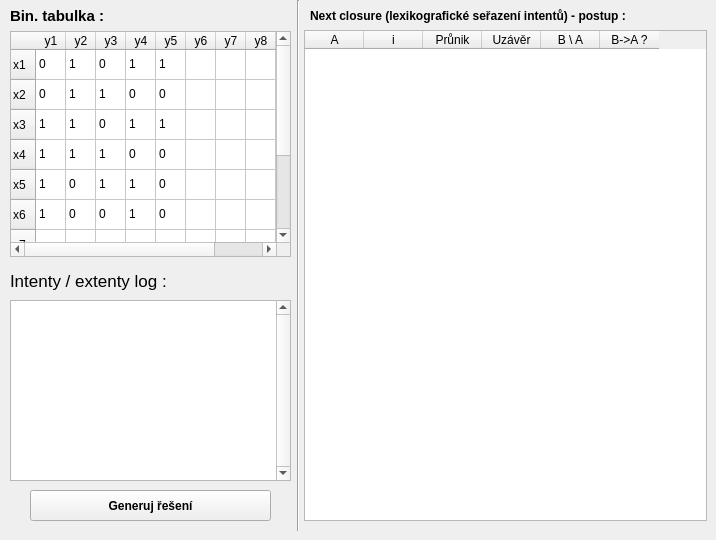
    <widget class="QWidget" name="tab_7">
     <attribute name="title">
      <string>Form. koncept. analýza</string>
     </attribute>
     <widget class="CustomTableWidget" name="binTableClosure">
      <property name="geometry">
       <rect>
        <x>10</x>
        <y>31</y>
        <width>281</width>
        <height>226</height>
       </rect>
      </property>
      <property name="inputMethodHints">
       <set>Qt::ImhDigitsOnly</set>
      </property>
      <property name="editTriggers">
       <set>QAbstractItemView::NoEditTriggers</set>
      </property>
      <property name="selectionMode">
       <enum>QAbstractItemView::SingleSelection</enum>
      </property>
      <property name="rowCount">
       <number>10</number>
      </property>
      <property name="columnCount">
       <number>10</number>
      </property>
      <attribute name="horizontalHeaderDefaultSectionSize">
       <number>25</number>
      </attribute>
      <attribute name="horizontalHeaderMinimumSectionSize">
       <number>30</number>
      </attribute>
      <attribute name="verticalHeaderCascadingSectionResizes">
       <bool>false</bool>
      </attribute>
      <attribute name="verticalHeaderDefaultSectionSize">
       <number>20</number>
      </attribute>
      <attribute name="verticalHeaderMinimumSectionSize">
       <number>30</number>
      </attribute>
      <attribute name="verticalHeaderShowSortIndicator" stdset="0">
       <bool>false</bool>
      </attribute>
      <attribute name="verticalHeaderStretchLastSection">
       <bool>false</bool>
      </attribute>
      <row>
       <property name="text">
        <string>x1</string>
       </property>
      </row>
      <row>
       <property name="text">
        <string>x2</string>
       </property>
      </row>
      <row>
       <property name="text">
        <string>x3</string>
       </property>
      </row>
      <row>
       <property name="text">
        <string>x4</string>
       </property>
      </row>
      <row>
       <property name="text">
        <string>x5</string>
       </property>
      </row>
      <row>
       <property name="text">
        <string>x6</string>
       </property>
      </row>
      <row>
       <property name="text">
        <string>x7</string>
       </property>
      </row>
      <row>
       <property name="text">
        <string>x8</string>
       </property>
      </row>
      <row>
       <property name="text">
        <string>x9</string>
       </property>
      </row>
      <row>
       <property name="text">
        <string>x10</string>
       </property>
      </row>
      <column>
       <property name="text">
        <string>y1</string>
       </property>
      </column>
      <column>
       <property name="text">
        <string>y2</string>
       </property>
      </column>
      <column>
       <property name="text">
        <string>y3</string>
       </property>
      </column>
      <column>
       <property name="text">
        <string>y4</string>
       </property>
      </column>
      <column>
       <property name="text">
        <string>y5</string>
       </property>
      </column>
      <column>
       <property name="text">
        <string>y6</string>
       </property>
      </column>
      <column>
       <property name="text">
        <string>y7</string>
       </property>
      </column>
      <column>
       <property name="text">
        <string>y8</string>
       </property>
      </column>
      <column>
       <property name="text">
        <string>y9</string>
       </property>
      </column>
      <column>
       <property name="text">
        <string>y10</string>
       </property>
      </column>
      <item row="0" column="0">
       <property name="text">
        <string>0</string>
       </property>
      </item>
      <item row="0" column="1">
       <property name="text">
        <string>1</string>
       </property>
      </item>
      <item row="0" column="2">
       <property name="text">
        <string>0</string>
       </property>
      </item>
      <item row="0" column="3">
       <property name="text">
        <string>1</string>
       </property>
      </item>
      <item row="0" column="4">
       <property name="text">
        <string>1</string>
       </property>
      </item>
      <item row="0" column="5">
       <property name="text">
        <string/>
       </property>
      </item>
      <item row="0" column="6">
       <property name="text">
        <string/>
       </property>
      </item>
      <item row="0" column="7">
       <property name="text">
        <string/>
       </property>
      </item>
      <item row="0" column="8">
       <property name="text">
        <string/>
       </property>
      </item>
      <item row="0" column="9">
       <property name="text">
        <string/>
       </property>
      </item>
      <item row="1" column="0">
       <property name="text">
        <string>0</string>
       </property>
      </item>
      <item row="1" column="1">
       <property name="text">
        <string>1</string>
       </property>
      </item>
      <item row="1" column="2">
       <property name="text">
        <string>1</string>
       </property>
      </item>
      <item row="1" column="3">
       <property name="text">
        <string>0</string>
       </property>
      </item>
      <item row="1" column="4">
       <property name="text">
        <string>0</string>
       </property>
      </item>
      <item row="1" column="5">
       <property name="text">
        <string/>
       </property>
      </item>
      <item row="1" column="6">
       <property name="text">
        <string/>
       </property>
      </item>
      <item row="1" column="7">
       <property name="text">
        <string/>
       </property>
      </item>
      <item row="1" column="8">
       <property name="text">
        <string/>
       </property>
      </item>
      <item row="1" column="9">
       <property name="text">
        <string/>
       </property>
      </item>
      <item row="2" column="0">
       <property name="text">
        <string>1</string>
       </property>
      </item>
      <item row="2" column="1">
       <property name="text">
        <string>1</string>
       </property>
      </item>
      <item row="2" column="2">
       <property name="text">
        <string>0</string>
       </property>
      </item>
      <item row="2" column="3">
       <property name="text">
        <string>1</string>
       </property>
      </item>
      <item row="2" column="4">
       <property name="text">
        <string>1</string>
       </property>
      </item>
      <item row="2" column="5">
       <property name="text">
        <string/>
       </property>
      </item>
      <item row="2" column="6">
       <property name="text">
        <string/>
       </property>
      </item>
      <item row="2" column="7">
       <property name="text">
        <string/>
       </property>
      </item>
      <item row="2" column="8">
       <property name="text">
        <string/>
       </property>
      </item>
      <item row="2" column="9">
       <property name="text">
        <string/>
       </property>
      </item>
      <item row="3" column="0">
       <property name="text">
        <string>1</string>
       </property>
      </item>
      <item row="3" column="1">
       <property name="text">
        <string>1</string>
       </property>
      </item>
      <item row="3" column="2">
       <property name="text">
        <string>1</string>
       </property>
      </item>
      <item row="3" column="3">
       <property name="text">
        <string>0</string>
       </property>
      </item>
      <item row="3" column="4">
       <property name="text">
        <string>0</string>
       </property>
      </item>
      <item row="3" column="5">
       <property name="text">
        <string/>
       </property>
      </item>
      <item row="3" column="6">
       <property name="text">
        <string/>
       </property>
      </item>
      <item row="3" column="7">
       <property name="text">
        <string/>
       </property>
      </item>
      <item row="3" column="8">
       <property name="text">
        <string/>
       </property>
      </item>
      <item row="3" column="9">
       <property name="text">
        <string/>
       </property>
      </item>
      <item row="4" column="0">
       <property name="text">
        <string>1</string>
       </property>
      </item>
      <item row="4" column="1">
       <property name="text">
        <string>0</string>
       </property>
      </item>
      <item row="4" column="2">
       <property name="text">
        <string>1</string>
       </property>
      </item>
      <item row="4" column="3">
       <property name="text">
        <string>1</string>
       </property>
      </item>
      <item row="4" column="4">
       <property name="text">
        <string>0</string>
       </property>
      </item>
      <item row="4" column="5">
       <property name="text">
        <string/>
       </property>
      </item>
      <item row="4" column="6">
       <property name="text">
        <string/>
       </property>
      </item>
      <item row="4" column="7">
       <property name="text">
        <string/>
       </property>
      </item>
      <item row="4" column="8">
       <property name="text">
        <string/>
       </property>
      </item>
      <item row="4" column="9">
       <property name="text">
        <string/>
       </property>
      </item>
      <item row="5" column="0">
       <property name="text">
        <string>1</string>
       </property>
      </item>
      <item row="5" column="1">
       <property name="text">
        <string>0</string>
       </property>
      </item>
      <item row="5" column="2">
       <property name="text">
        <string>0</string>
       </property>
      </item>
      <item row="5" column="3">
       <property name="text">
        <string>1</string>
       </property>
      </item>
      <item row="5" column="4">
       <property name="text">
        <string>0</string>
       </property>
      </item>
      <item row="5" column="5">
       <property name="text">
        <string/>
       </property>
      </item>
      <item row="5" column="6">
       <property name="text">
        <string/>
       </property>
      </item>
      <item row="5" column="7">
       <property name="text">
        <string/>
       </property>
      </item>
      <item row="5" column="8">
       <property name="text">
        <string/>
       </property>
      </item>
      <item row="5" column="9">
       <property name="text">
        <string/>
       </property>
      </item>
      <item row="6" column="0">
       <property name="text">
        <string/>
       </property>
      </item>
      <item row="6" column="1">
       <property name="text">
        <string/>
       </property>
      </item>
      <item row="6" column="2">
       <property name="text">
        <string/>
       </property>
      </item>
      <item row="6" column="3">
       <property name="text">
        <string/>
       </property>
      </item>
      <item row="6" column="4">
       <property name="text">
        <string/>
       </property>
      </item>
      <item row="6" column="5">
       <property name="text">
        <string/>
       </property>
      </item>
      <item row="6" column="6">
       <property name="text">
        <string/>
       </property>
      </item>
      <item row="6" column="7">
       <property name="text">
        <string/>
       </property>
      </item>
      <item row="6" column="8">
       <property name="text">
        <string/>
       </property>
      </item>
      <item row="6" column="9">
       <property name="text">
        <string/>
       </property>
      </item>
      <item row="7" column="0">
       <property name="text">
        <string/>
       </property>
      </item>
      <item row="7" column="1">
       <property name="text">
        <string/>
       </property>
      </item>
      <item row="7" column="2">
       <property name="text">
        <string/>
       </property>
      </item>
      <item row="7" column="3">
       <property name="text">
        <string/>
       </property>
      </item>
      <item row="7" column="4">
       <property name="text">
        <string/>
       </property>
      </item>
      <item row="7" column="5">
       <property name="text">
        <string/>
       </property>
      </item>
      <item row="7" column="6">
       <property name="text">
        <string/>
       </property>
      </item>
      <item row="7" column="7">
       <property name="text">
        <string/>
       </property>
      </item>
      <item row="7" column="8">
       <property name="text">
        <string/>
       </property>
      </item>
      <item row="7" column="9">
       <property name="text">
        <string/>
       </property>
      </item>
      <item row="8" column="0">
       <property name="text">
        <string/>
       </property>
      </item>
      <item row="8" column="1">
       <property name="text">
        <string/>
       </property>
      </item>
      <item row="8" column="2">
       <property name="text">
        <string/>
       </property>
      </item>
      <item row="8" column="3">
       <property name="text">
        <string/>
       </property>
      </item>
      <item row="8" column="4">
       <property name="text">
        <string/>
       </property>
      </item>
      <item row="8" column="5">
       <property name="text">
        <string/>
       </property>
      </item>
      <item row="8" column="6">
       <property name="text">
        <string/>
       </property>
      </item>
      <item row="8" column="7">
       <property name="text">
        <string/>
       </property>
      </item>
      <item row="8" column="8">
       <property name="text">
        <string/>
       </property>
      </item>
      <item row="8" column="9">
       <property name="text">
        <string/>
       </property>
      </item>
      <item row="9" column="0">
       <property name="text">
        <string/>
       </property>
      </item>
      <item row="9" column="1">
       <property name="text">
        <string/>
       </property>
      </item>
      <item row="9" column="2">
       <property name="text">
        <string/>
       </property>
      </item>
      <item row="9" column="3">
       <property name="text">
        <string/>
       </property>
      </item>
      <item row="9" column="4">
       <property name="text">
        <string/>
       </property>
      </item>
      <item row="9" column="5">
       <property name="text">
        <string/>
       </property>
      </item>
      <item row="9" column="6">
       <property name="text">
        <string/>
       </property>
      </item>
      <item row="9" column="7">
       <property name="text">
        <string/>
       </property>
      </item>
      <item row="9" column="8">
       <property name="text">
        <string/>
       </property>
      </item>
      <item row="9" column="9">
       <property name="text">
        <string/>
       </property>
      </item>
     </widget>
     <widget class="QLabel" name="label_36">
      <property name="geometry">
       <rect>
        <x>10</x>
        <y>0</y>
        <width>181</width>
        <height>31</height>
       </rect>
      </property>
      <property name="font">
       <font>
        <pointsize>11</pointsize>
        <weight>75</weight>
        <bold>true</bold>
       </font>
      </property>
      <property name="text">
       <string>Bin. tabulka :</string>
      </property>
     </widget>
     <widget class="Line" name="line_19">
      <property name="geometry">
       <rect>
        <x>288</x>
        <y>0</y>
        <width>20</width>
        <height>531</height>
       </rect>
      </property>
      <property name="orientation">
       <enum>Qt::Vertical</enum>
      </property>
     </widget>
     <widget class="QTableWidget" name="closureTable">
      <property name="geometry">
       <rect>
        <x>304</x>
        <y>30</y>
        <width>403</width>
        <height>491</height>
       </rect>
      </property>
      <property name="font">
       <font>
        <pointsize>9</pointsize>
       </font>
      </property>
      <property name="rowCount">
       <number>0</number>
      </property>
      <attribute name="horizontalHeaderDefaultSectionSize">
       <number>59</number>
      </attribute>
      <attribute name="verticalHeaderDefaultSectionSize">
       <number>20</number>
      </attribute>
      <column>
       <property name="text">
        <string>A</string>
       </property>
      </column>
      <column>
       <property name="text">
        <string>i</string>
       </property>
      </column>
      <column>
       <property name="text">
        <string>Průnik</string>
       </property>
      </column>
      <column>
       <property name="text">
        <string>Uzávěr</string>
       </property>
      </column>
      <column>
       <property name="text">
        <string>B \ A</string>
       </property>
      </column>
      <column>
       <property name="text">
        <string>B-&gt;A ?</string>
       </property>
      </column>
     </widget>
     <widget class="QPushButton" name="updateClosureBTN">
      <property name="geometry">
       <rect>
        <x>30</x>
        <y>490</y>
        <width>241</width>
        <height>31</height>
       </rect>
      </property>
      <property name="font">
       <font>
        <weight>75</weight>
        <bold>true</bold>
        <underline>false</underline>
       </font>
      </property>
      <property name="text">
       <string>Generuj řešení</string>
      </property>
     </widget>
     <widget class="QLabel" name="label_37">
      <property name="geometry">
       <rect>
        <x>310</x>
        <y>0</y>
        <width>381</width>
        <height>31</height>
       </rect>
      </property>
      <property name="font">
       <font>
        <pointsize>9</pointsize>
        <weight>75</weight>
        <bold>true</bold>
       </font>
      </property>
      <property name="text">
       <string>Next closure (lexikografické seřazení intentů) - postup :</string>
      </property>
     </widget>
     <widget class="QLabel" name="label_16">
      <property name="geometry">
       <rect>
        <x>10</x>
        <y>270</y>
        <width>171</width>
        <height>21</height>
       </rect>
      </property>
      <property name="font">
       <font>
        <pointsize>13</pointsize>
       </font>
      </property>
      <property name="text">
       <string>Intenty / extenty log :</string>
      </property>
     </widget>
     <widget class="QTextBrowser" name="ieLog">
      <property name="geometry">
       <rect>
        <x>10</x>
        <y>300</y>
        <width>281</width>
        <height>181</height>
       </rect>
      </property>
      <property name="verticalScrollBarPolicy">
       <enum>Qt::ScrollBarAlwaysOn</enum>
      </property>
      <property name="horizontalScrollBarPolicy">
       <enum>Qt::ScrollBarAlwaysOff</enum>
      </property>
     </widget>
    </widget>
